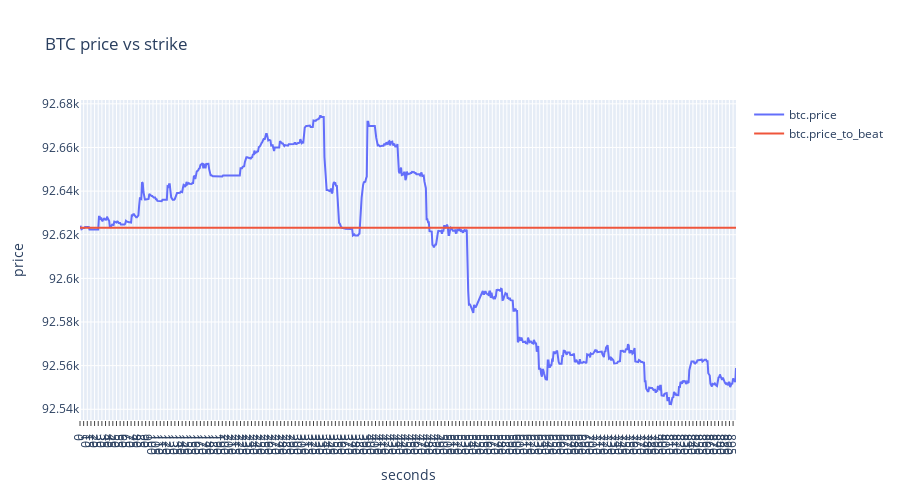

The notebook cell saved with this chart:
### Code cell
# Examples
plot_lines(df, ['btc.price', 'btc.price_to_beat'], 'BTC price vs strike', time_source='btc', yaxis_title='price')

### Figure 1 — Plotly figure (JSON) as saved in the notebook; plotly's stock layout.template omitted (floating-point values rounded to 4 significant figures; data arrays with more than 128 entries replaced by an {"elided": "..."} marker saying what was removed)
{"data": [{"mode": "lines", "name": "btc.price", "type": "scatter", "x": {"elided": "17957 float values"}, "y": {"elided": "17957 float values"}}, {"mode": "lines", "name": "btc.price_to_beat", "type": "scatter", "x": {"elided": "17957 float values"}, "y": {"elided": "17957 float values"}}], "layout": {"height": 500, "hovermode": "x unified", "title": {"text": "BTC price vs strike"}, "xaxis": {"dtick": 5, "showgrid": true, "ticks": "outside", "title": {"text": "seconds"}}, "yaxis": {"showgrid": true, "title": {"text": "price"}}}}
